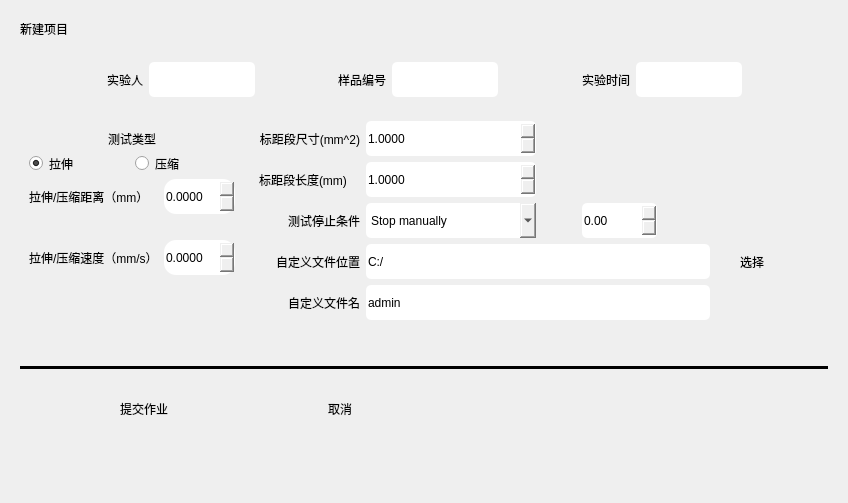
     <widget class="QWidget" name="pageProject">
      <layout class="QGridLayout" name="gridLayout_15">
       <item row="0" column="0">
        <widget class="QWidget" name="widget_5" native="true">
         <property name="styleSheet">
          <string notr="true">
border-radius:5px;</string>
         </property>
         <layout class="QGridLayout" name="gridLayout_8">
          <item row="4" column="0" rowspan="2">
           <layout class="QHBoxLayout" name="horizontalLayout_18">
            <item>
             <widget class="QWidget" name="widget_8" native="true">
              <property name="styleSheet">
               <string notr="true">

border-radius:10px;</string>
              </property>
              <layout class="QGridLayout" name="gridLayout_14">
               <item row="0" column="0">
                <layout class="QHBoxLayout" name="horizontalLayout_19">
                 <item>
                  <layout class="QHBoxLayout" name="horizontalLayout_20">
                   <item>
                    <spacer name="horizontalSpacer_8">
                     <property name="orientation">
                      <enum>Qt::Horizontal</enum>
                     </property>
                     <property name="sizeHint" stdset="0">
                      <size>
                       <width>40</width>
                       <height>20</height>
                      </size>
                     </property>
                    </spacer>
                   </item>
                   <item>
                    <layout class="QHBoxLayout" name="horizontalLayout_21">
                     <item>
                      <layout class="QHBoxLayout" name="horizontalLayout_22">
                       <item>
                        <widget class="QPushButton" name="Checked">
                         <property name="minimumSize">
                          <size>
                           <width>150</width>
                           <height>50</height>
                          </size>
                         </property>
                         <property name="styleSheet">
                          <string notr="true"/>
                         </property>
                         <property name="text">
                          <string>提交作业</string>
                         </property>
                        </widget>
                       </item>
                       <item>
                        <spacer name="horizontalSpacer_3">
                         <property name="orientation">
                          <enum>Qt::Horizontal</enum>
                         </property>
                         <property name="sizeHint" stdset="0">
                          <size>
                           <width>40</width>
                           <height>20</height>
                          </size>
                         </property>
                        </spacer>
                       </item>
                       <item>
                        <widget class="QPushButton" name="cancel">
                         <property name="minimumSize">
                          <size>
                           <width>150</width>
                           <height>50</height>
                          </size>
                         </property>
                         <property name="styleSheet">
                          <string notr="true"/>
                         </property>
                         <property name="text">
                          <string>取消</string>
                         </property>
                        </widget>
                       </item>
                      </layout>
                     </item>
                    </layout>
                   </item>
                   <item>
                    <spacer name="horizontalSpacer_9">
                     <property name="orientation">
                      <enum>Qt::Horizontal</enum>
                     </property>
                     <property name="sizeHint" stdset="0">
                      <size>
                       <width>40</width>
                       <height>20</height>
                      </size>
                     </property>
                    </spacer>
                   </item>
                  </layout>
                 </item>
                </layout>
               </item>
              </layout>
             </widget>
            </item>
            <item>
             <spacer name="horizontalSpacer_15">
              <property name="orientation">
               <enum>Qt::Horizontal</enum>
              </property>
              <property name="sizeHint" stdset="0">
               <size>
                <width>40</width>
                <height>20</height>
               </size>
              </property>
             </spacer>
            </item>
           </layout>
          </item>
          <item row="3" column="0" colspan="2">
           <widget class="Line" name="line_6">
            <property name="styleSheet">
             <string notr="true">background-color: rgb(0, 0, 0);</string>
            </property>
            <property name="lineWidth">
             <number>10</number>
            </property>
            <property name="orientation">
             <enum>Qt::Horizontal</enum>
            </property>
           </widget>
          </item>
          <item row="0" column="0">
           <layout class="QVBoxLayout" name="verticalLayout_10">
            <item>
             <widget class="QLabel" name="label_14">
              <property name="styleSheet">
               <string notr="true">font: 20pt &quot;黑体&quot;;</string>
              </property>
              <property name="text">
               <string>新建项目</string>
              </property>
              <property name="alignment">
               <set>Qt::AlignLeading|Qt::AlignLeft|Qt::AlignVCenter</set>
              </property>
             </widget>
            </item>
           </layout>
          </item>
          <item row="1" column="0" colspan="2">
           <widget class="QWidget" name="widget_7" native="true">
            <property name="styleSheet">
             <string notr="true"/>
            </property>
            <layout class="QGridLayout" name="gridLayout_13">
             <item row="0" column="0">
              <layout class="QVBoxLayout" name="verticalLayout_9">
               <item>
                <widget class="Line" name="line">
                 <property name="orientation">
                  <enum>Qt::Horizontal</enum>
                 </property>
                </widget>
               </item>
               <item>
                <layout class="QHBoxLayout" name="horizontalLayout_16">
                 <item>
                  <spacer name="horizontalSpacer_13">
                   <property name="orientation">
                    <enum>Qt::Horizontal</enum>
                   </property>
                   <property name="sizeHint" stdset="0">
                    <size>
                     <width>40</width>
                     <height>20</height>
                    </size>
                   </property>
                  </spacer>
                 </item>
                 <item>
                  <widget class="QLabel" name="label_4">
                   <property name="text">
                    <string>实验人</string>
                   </property>
                  </widget>
                 </item>
                 <item>
                  <widget class="QLineEdit" name="userName_lineEidt">
                   <property name="minimumSize">
                    <size>
                     <width>0</width>
                     <height>35</height>
                    </size>
                   </property>
                   <property name="cursor">
                    <cursorShape>SizeVerCursor</cursorShape>
                   </property>
                   <property name="styleSheet">
                    <string notr="true"/>
                   </property>
                  </widget>
                 </item>
                 <item>
                  <spacer name="horizontalSpacer_11">
                   <property name="orientation">
                    <enum>Qt::Horizontal</enum>
                   </property>
                   <property name="sizeHint" stdset="0">
                    <size>
                     <width>40</width>
                     <height>20</height>
                    </size>
                   </property>
                  </spacer>
                 </item>
                 <item>
                  <widget class="QLabel" name="label_5">
                   <property name="text">
                    <string>样品编号</string>
                   </property>
                  </widget>
                 </item>
                 <item>
                  <widget class="QLineEdit" name="number_lineEidt">
                   <property name="minimumSize">
                    <size>
                     <width>0</width>
                     <height>35</height>
                    </size>
                   </property>
                   <property name="styleSheet">
                    <string notr="true"/>
                   </property>
                   <property name="text">
                    <string/>
                   </property>
                  </widget>
                 </item>
                 <item>
                  <spacer name="horizontalSpacer_12">
                   <property name="orientation">
                    <enum>Qt::Horizontal</enum>
                   </property>
                   <property name="sizeHint" stdset="0">
                    <size>
                     <width>40</width>
                     <height>20</height>
                    </size>
                   </property>
                  </spacer>
                 </item>
                 <item>
                  <widget class="QLabel" name="label_10">
                   <property name="text">
                    <string>实验时间</string>
                   </property>
                  </widget>
                 </item>
                 <item>
                  <widget class="QLineEdit" name="time_lineEidt">
                   <property name="minimumSize">
                    <size>
                     <width>0</width>
                     <height>35</height>
                    </size>
                   </property>
                   <property name="styleSheet">
                    <string notr="true"/>
                   </property>
                  </widget>
                 </item>
                 <item>
                  <spacer name="horizontalSpacer_14">
                   <property name="orientation">
                    <enum>Qt::Horizontal</enum>
                   </property>
                   <property name="sizeHint" stdset="0">
                    <size>
                     <width>40</width>
                     <height>20</height>
                    </size>
                   </property>
                  </spacer>
                 </item>
                </layout>
               </item>
               <item>
                <widget class="Line" name="line_2">
                 <property name="orientation">
                  <enum>Qt::Horizontal</enum>
                 </property>
                </widget>
               </item>
              </layout>
             </item>
            </layout>
           </widget>
          </item>
          <item row="2" column="0" colspan="2">
           <layout class="QHBoxLayout" name="horizontalLayout_17" stretch="0,0,1,0">
            <item>
             <layout class="QVBoxLayout" name="verticalLayout_16">
              <item>
               <widget class="QWidget" name="widget_6" native="true">
                <property name="styleSheet">
                 <string notr="true">border-radius:12px;</string>
                </property>
                <layout class="QGridLayout" name="gridLayout_9">
                 <item row="2" column="0">
                  <spacer name="verticalSpacer_5">
                   <property name="orientation">
                    <enum>Qt::Vertical</enum>
                   </property>
                   <property name="sizeHint" stdset="0">
                    <size>
                     <width>20</width>
                     <height>40</height>
                    </size>
                   </property>
                  </spacer>
                 </item>
                 <item row="0" column="0">
                  <widget class="QLabel" name="label_7">
                   <property name="text">
                    <string>测试类型</string>
                   </property>
                   <property name="alignment">
                    <set>Qt::AlignCenter</set>
                   </property>
                  </widget>
                 </item>
                 <item row="1" column="0">
                  <layout class="QVBoxLayout" name="verticalLayout_7">
                   <item>
                    <layout class="QHBoxLayout" name="horizontalLayout_6">
                     <item>
                      <widget class="QRadioButton" name="pull_radioButton">
                       <property name="styleSheet">
                        <string notr="true">font: 11pt &quot;Microsoft YaHei UI&quot;;</string>
                       </property>
                       <property name="text">
                        <string>拉伸</string>
                       </property>
                       <property name="checked">
                        <bool>true</bool>
                       </property>
                      </widget>
                     </item>
                     <item>
                      <widget class="QRadioButton" name="push_radioButton">
                       <property name="styleSheet">
                        <string notr="true">font: 11pt &quot;Microsoft YaHei UI&quot;;</string>
                       </property>
                       <property name="text">
                        <string>压缩</string>
                       </property>
                      </widget>
                     </item>
                    </layout>
                   </item>
                   <item>
                    <layout class="QHBoxLayout" name="horizontalLayout_11">
                     <item>
                      <layout class="QVBoxLayout" name="verticalLayout_5">
                       <item>
                        <widget class="QLabel" name="label_8">
                         <property name="text">
                          <string>拉伸/压缩距离（mm）</string>
                         </property>
                        </widget>
                       </item>
                       <item>
                        <spacer name="horizontalSpacer_16">
                         <property name="orientation">
                          <enum>Qt::Horizontal</enum>
                         </property>
                         <property name="sizeHint" stdset="0">
                          <size>
                           <width>40</width>
                           <height>20</height>
                          </size>
                         </property>
                        </spacer>
                       </item>
                       <item>
                        <widget class="QLabel" name="label_9">
                         <property name="text">
                          <string>拉伸/压缩速度（mm/s）</string>
                         </property>
                        </widget>
                       </item>
                       <item>
                        <spacer name="horizontalSpacer_17">
                         <property name="orientation">
                          <enum>Qt::Horizontal</enum>
                         </property>
                         <property name="sizeHint" stdset="0">
                          <size>
                           <width>40</width>
                           <height>20</height>
                          </size>
                         </property>
                        </spacer>
                       </item>
                      </layout>
                     </item>
                     <item>
                      <layout class="QVBoxLayout" name="verticalLayout_6">
                       <item>
                        <widget class="QDoubleSpinBox" name="length_doubleSpinBox">
                         <property name="minimumSize">
                          <size>
                           <width>0</width>
                           <height>35</height>
                          </size>
                         </property>
                         <property name="styleSheet">
                          <string notr="true"/>
                         </property>
                         <property name="decimals">
                          <number>4</number>
                         </property>
                         <property name="maximum">
                          <double>50.000000000000000</double>
                         </property>
                        </widget>
                       </item>
                       <item>
                        <spacer name="horizontalSpacer_19">
                         <property name="orientation">
                          <enum>Qt::Horizontal</enum>
                         </property>
                         <property name="sizeHint" stdset="0">
                          <size>
                           <width>40</width>
                           <height>20</height>
                          </size>
                         </property>
                        </spacer>
                       </item>
                       <item>
                        <widget class="QDoubleSpinBox" name="speed_doubleSpinBox_2">
                         <property name="minimumSize">
                          <size>
                           <width>0</width>
                           <height>35</height>
                          </size>
                         </property>
                         <property name="styleSheet">
                          <string notr="true"/>
                         </property>
                         <property name="decimals">
                          <number>4</number>
                         </property>
                         <property name="maximum">
                          <double>100.000000000000000</double>
                         </property>
                        </widget>
                       </item>
                       <item>
                        <spacer name="horizontalSpacer_18">
                         <property name="orientation">
                          <enum>Qt::Horizontal</enum>
                         </property>
                         <property name="sizeHint" stdset="0">
                          <size>
                           <width>40</width>
                           <height>20</height>
                          </size>
                         </property>
                        </spacer>
                       </item>
                      </layout>
                     </item>
                    </layout>
                   </item>
                  </layout>
                 </item>
                </layout>
               </widget>
              </item>
             </layout>
            </item>
            <item>
             <widget class="Line" name="line_4">
              <property name="orientation">
               <enum>Qt::Vertical</enum>
              </property>
             </widget>
            </item>
            <item>
             <layout class="QGridLayout" name="gridLayout_12">
              <item row="4" column="1">
               <widget class="QLineEdit" name="filePath_lineEdit_2">
                <property name="minimumSize">
                 <size>
                  <width>300</width>
                  <height>35</height>
                 </size>
                </property>
                <property name="styleSheet">
                 <string notr="true"/>
                </property>
                <property name="text">
                 <string>admin</string>
                </property>
               </widget>
              </item>
              <item row="2" column="0">
               <widget class="QLabel" name="label_6">
                <property name="layoutDirection">
                 <enum>Qt::RightToLeft</enum>
                </property>
                <property name="text">
                 <string> 测试停止条件</string>
                </property>
                <property name="alignment">
                 <set>Qt::AlignRight|Qt::AlignTrailing|Qt::AlignVCenter</set>
                </property>
               </widget>
              </item>
              <item row="3" column="2">
               <widget class="QPushButton" name="chooseFilePath_pushButton">
                <property name="minimumSize">
                 <size>
                  <width>60</width>
                  <height>35</height>
                 </size>
                </property>
                <property name="styleSheet">
                 <string notr="true"/>
                </property>
                <property name="text">
                 <string>选择</string>
                </property>
               </widget>
              </item>
              <item row="2" column="1">
               <layout class="QHBoxLayout" name="horizontalLayout_10">
                <item>
                 <layout class="QHBoxLayout" name="horizontalLayout_14">
                  <item>
                   <widget class="QComboBox" name="stopAction_comboBox">
                    <property name="minimumSize">
                     <size>
                      <width>170</width>
                      <height>35</height>
                     </size>
                    </property>
                    <property name="styleSheet">
                     <string notr="true"/>
                    </property>
                    <property name="currentText">
                     <string>Stop manually</string>
                    </property>
                    <property name="currentIndex">
                     <number>3</number>
                    </property>
                    <item>
                     <property name="text">
                      <string>Fixed time(s)</string>
                     </property>
                    </item>
                    <item>
                     <property name="text">
                      <string>Maximum load (N)</string>
                     </property>
                    </item>
                    <item>
                     <property name="text">
                      <string>Maximum Distance(mm)</string>
                     </property>
                    </item>
                    <item>
                     <property name="text">
                      <string>Stop manually</string>
                     </property>
                    </item>
                   </widget>
                  </item>
                  <item>
                   <layout class="QHBoxLayout" name="horizontalLayout_15">
                    <item>
                     <spacer name="horizontalSpacer_34">
                      <property name="orientation">
                       <enum>Qt::Horizontal</enum>
                      </property>
                      <property name="sizeHint" stdset="0">
                       <size>
                        <width>40</width>
                        <height>20</height>
                       </size>
                      </property>
                     </spacer>
                    </item>
                    <item>
                     <widget class="QDoubleSpinBox" name="stopActionValue_doubleSpinBox">
                      <property name="minimumSize">
                       <size>
                        <width>0</width>
                        <height>35</height>
                       </size>
                      </property>
                      <property name="styleSheet">
                       <string notr="true"/>
                      </property>
                      <property name="minimum">
                       <double>-99999.000000000000000</double>
                      </property>
                      <property name="maximum">
                       <double>99999.000000000000000</double>
                      </property>
                     </widget>
                    </item>
                    <item>
                     <widget class="QLabel" name="unit_label">
                      <property name="text">
                       <string/>
                      </property>
                     </widget>
                    </item>
                   </layout>
                  </item>
                 </layout>
                </item>
                <item>
                 <spacer name="horizontalSpacer_6">
                  <property name="orientation">
                   <enum>Qt::Horizontal</enum>
                  </property>
                  <property name="sizeHint" stdset="0">
                   <size>
                    <width>40</width>
                    <height>20</height>
                   </size>
                  </property>
                 </spacer>
                </item>
               </layout>
              </item>
              <item row="0" column="1">
               <layout class="QHBoxLayout" name="horizontalLayout_7">
                <item>
                 <widget class="QDoubleSpinBox" name="size_doubleSpinBox">
                  <property name="minimumSize">
                   <size>
                    <width>170</width>
                    <height>35</height>
                   </size>
                  </property>
                  <property name="styleSheet">
                   <string notr="true"/>
                  </property>
                  <property name="decimals">
                   <number>4</number>
                  </property>
                  <property name="maximum">
                   <double>9999.000000000000000</double>
                  </property>
                  <property name="value">
                   <double>1.000000000000000</double>
                  </property>
                 </widget>
                </item>
                <item>
                 <spacer name="horizontalSpacer_5">
                  <property name="orientation">
                   <enum>Qt::Horizontal</enum>
                  </property>
                  <property name="sizeHint" stdset="0">
                   <size>
                    <width>40</width>
                    <height>20</height>
                   </size>
                  </property>
                 </spacer>
                </item>
               </layout>
              </item>
              <item row="3" column="0">
               <widget class="QLabel" name="label_22">
                <property name="layoutDirection">
                 <enum>Qt::RightToLeft</enum>
                </property>
                <property name="text">
                 <string>自定义文件位置</string>
                </property>
                <property name="alignment">
                 <set>Qt::AlignRight|Qt::AlignTrailing|Qt::AlignVCenter</set>
                </property>
               </widget>
              </item>
              <item row="4" column="0">
               <widget class="QLabel" name="label_23">
                <property name="layoutDirection">
                 <enum>Qt::RightToLeft</enum>
                </property>
                <property name="text">
                 <string>自定义文件名</string>
                </property>
                <property name="alignment">
                 <set>Qt::AlignRight|Qt::AlignTrailing|Qt::AlignVCenter</set>
                </property>
               </widget>
              </item>
              <item row="4" column="2">
               <spacer name="verticalSpacer_4">
                <property name="orientation">
                 <enum>Qt::Vertical</enum>
                </property>
                <property name="sizeHint" stdset="0">
                 <size>
                  <width>72</width>
                  <height>32</height>
                 </size>
                </property>
               </spacer>
              </item>
              <item row="1" column="0">
               <widget class="QLabel" name="label_12">
                <property name="layoutDirection">
                 <enum>Qt::RightToLeft</enum>
                </property>
                <property name="text">
                 <string>标距段长度(mm)</string>
                </property>
               </widget>
              </item>
              <item row="5" column="0">
               <spacer name="verticalSpacer_2">
                <property name="orientation">
                 <enum>Qt::Vertical</enum>
                </property>
                <property name="sizeHint" stdset="0">
                 <size>
                  <width>20</width>
                  <height>40</height>
                 </size>
                </property>
               </spacer>
              </item>
              <item row="3" column="1">
               <widget class="QLineEdit" name="filePath_lineEdit">
                <property name="minimumSize">
                 <size>
                  <width>300</width>
                  <height>35</height>
                 </size>
                </property>
                <property name="styleSheet">
                 <string notr="true"/>
                </property>
                <property name="text">
                 <string>C:/</string>
                </property>
               </widget>
              </item>
              <item row="1" column="1">
               <layout class="QHBoxLayout" name="horizontalLayout_9">
                <item>
                 <widget class="QDoubleSpinBox" name="length_doubleSpinBox_2">
                  <property name="minimumSize">
                   <size>
                    <width>170</width>
                    <height>35</height>
                   </size>
                  </property>
                  <property name="styleSheet">
                   <string notr="true"/>
                  </property>
                  <property name="decimals">
                   <number>4</number>
                  </property>
                  <property name="maximum">
                   <double>9999.000000000000000</double>
                  </property>
                  <property name="value">
                   <double>1.000000000000000</double>
                  </property>
                 </widget>
                </item>
                <item>
                 <spacer name="horizontalSpacer_7">
                  <property name="orientation">
                   <enum>Qt::Horizontal</enum>
                  </property>
                  <property name="sizeHint" stdset="0">
                   <size>
                    <width>40</width>
                    <height>20</height>
                   </size>
                  </property>
                 </spacer>
                </item>
               </layout>
              </item>
              <item row="0" column="0">
               <widget class="QLabel" name="label_11">
                <property name="layoutDirection">
                 <enum>Qt::RightToLeft</enum>
                </property>
                <property name="text">
                 <string>标距段尺寸(mm^2)</string>
                </property>
                <property name="alignment">
                 <set>Qt::AlignRight|Qt::AlignTrailing|Qt::AlignVCenter</set>
                </property>
               </widget>
              </item>
             </layout>
            </item>
            <item>
             <spacer name="horizontalSpacer_10">
              <property name="orientation">
               <enum>Qt::Horizontal</enum>
              </property>
              <property name="sizeHint" stdset="0">
               <size>
                <width>40</width>
                <height>20</height>
               </size>
              </property>
             </spacer>
            </item>
           </layout>
          </item>
          <item row="6" column="0">
           <spacer name="verticalSpacer_6">
            <property name="orientation">
             <enum>Qt::Vertical</enum>
            </property>
            <property name="sizeHint" stdset="0">
             <size>
              <width>20</width>
              <height>40</height>
             </size>
            </property>
           </spacer>
          </item>
         </layout>
        </widget>
       </item>
      </layout>
     </widget>
